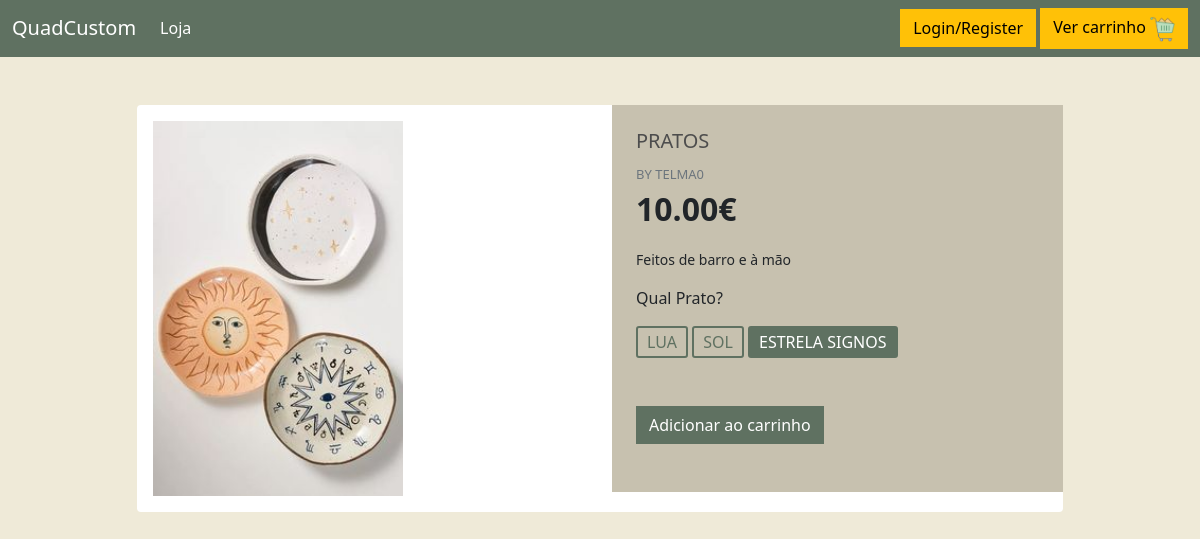
Page /produto4/ on the committed database.
### loja/models.py (models this page shows, shortened)
class Produto(models.Model):
    preco = models.IntegerField()
    nome = models.CharField(max_length=100)
    descricao = models.CharField(max_length=300)
    personalizavel = models.BooleanField(default=False)
    pic = models.ImageField(upload_to='images', blank=True, null=True)
    seller = models.ForeignKey(Vendedor, on_delete=models.RESTRICT)

class Vendedor(models.Model):
    who = models.OneToOneField(User, on_delete=models.CASCADE) #generalizacao
    empresa=models.CharField(max_length=25)
    def isVendedor(user):
        return Vendedor.objects.filter(who=user).exists() if (user.is_authenticated) else False

class Questao(models.Model):
    texto = models.CharField(max_length=200)
    produto = models.ForeignKey(Produto ,on_delete=models.CASCADE)
    def __str__(self):
        return self.texto

class Opcao(models.Model): #é uma opcão de escolha de um produto é como um produto filtrado
    texto = models.CharField(max_length=200)
    questao = models.ForeignKey(Questao ,on_delete=models.CASCADE)
    def __str__(self):
        return self.texto

### loja/views.py (the view)
# urls.py: path("produto<int:produto_id>/",views.detalheProd,name="detalheProd"),
def detalheProd (request, produto_id):                              #pagina do detalhe do produto
    isVendedor = Vendedor.isVendedor(request.user)                  #é vendedor
    produto = get_object_or_404(Produto,id=produto_id)              #mas será vendedor DESTE produto?
    isVendedorProduto= (produto.seller.who.id==request.user.id)     #para saber se mostramos o adicionar ao carrinho ou apagar produto
    questoes=Questao.objects.filter(produto_id=produto_id)
    list=[]
    for questao in questoes:                                        #passa as questoes
        list.append(Opcao.objects.filter(questao_id=questao.id))
    lista = zip(questoes,list)
    return render(request, 'loja/detalhesProd.html' , {'produto': produto,'isvender':isVendedorProduto,'perguntas':lista})

### loja/templates/loja/detalhesProd.html (shortened to what this page needs)
{% extends "loja/main.html" %}
{% load static %}
{% block css %}
<link rel="stylesheet" type="text/css" href="{% static 'css/detalhesProd.css' %}">
{% endblock css %}
{% block content %}
<div class="container mt-5 mb-5">
    <div class="row d-flex justify-content-center">
        <div class="col-md-10">
            <div class="card me-auto ms-auto">
                <div class="row">
                    <div class="col-md-6">
                        <div class="images p-3">
                            <img id="main-image" src="{{produto.pic}}" width="250" />
                        </div>
                    </div>
                    <div class="col-md-6">
                        <div class="product p-4">
                            <div class="mb-3">
                                <h5 class="text-uppercase">{{produto.nome}}</h5>
                                <span class="text-uppercase text-muted brand">by {{produto.seller.who.username}}</span>
                                <div class="price d-flex flex-row align-items-center fs-2 fw-bold"> {{produto.preco | floatformat:2}}€
                                </div>
                            </div>
                            <p class="about">{{produto.descricao}}</p>
                            <form action="{% url 'loja:add_cart' produto.id %}" method="post"> {% csrf_token %}
                            {% for questao,opcao in perguntas %}
                            <p>{{questao}}</p>
                                {% for chose in opcao %}
                                <label class="radio"> <input type="radio" name="{{questao.id}}" value="{{chose}}" checked> <span>{{chose}}</span> </label>
                                {% endfor %}
                            {% endfor %}
                            <br><br><br>
                            {% if not isvender %}
                            <input class="btn btn-danger float-right "type="submit" value="Adicionar ao carrinho">
                            {% endif %}
                        </form>
                            <br>
                        </div>
                    </div>
                </div>
            </div>
        </div>
    </div>
</div>
{% endblock content %}

### loja/static/css/main.css (style rules this page uses)
body { background-color: #e0d8ce; }
h1,h2,h3,h4,h5,h6 { color:hsl(0, 0%, 30%); }
.btn { border-radius: 0; }

### loja/static/css/detalhesProd.css (style rules this page uses)
body { background-color: #EFEAD8 }
.card { border:none; }
.product { background-color: #c7c1af }
.brand { font-size: 13px }
.about { font-size: 14px }
label.radio { cursor: pointer }
label.radio span { padding: 2px 9px; border: 2px solid #5F7161; display: inline-block; color: #5F7161; border-radius: 3px; text-transform: uppercase }
label.radio input:checked+span { border-color: #5F7161; background-color: #5F7161; color: #fff }
.btn-danger { background-color: #5F7161 !important; border-color: #5F7161 !important }

### rows in the picture
Produto: pic (picture), nome "PRATOS", seller.who.username "TELMA0", preco "10.00", descricao "Feitos de barro e à mão"
Questao: texto "Qual Prato?"
Opcao: texto "LUA"
Opcao: texto "SOL"
Opcao: texto "ESTRELA SIGNOS"
